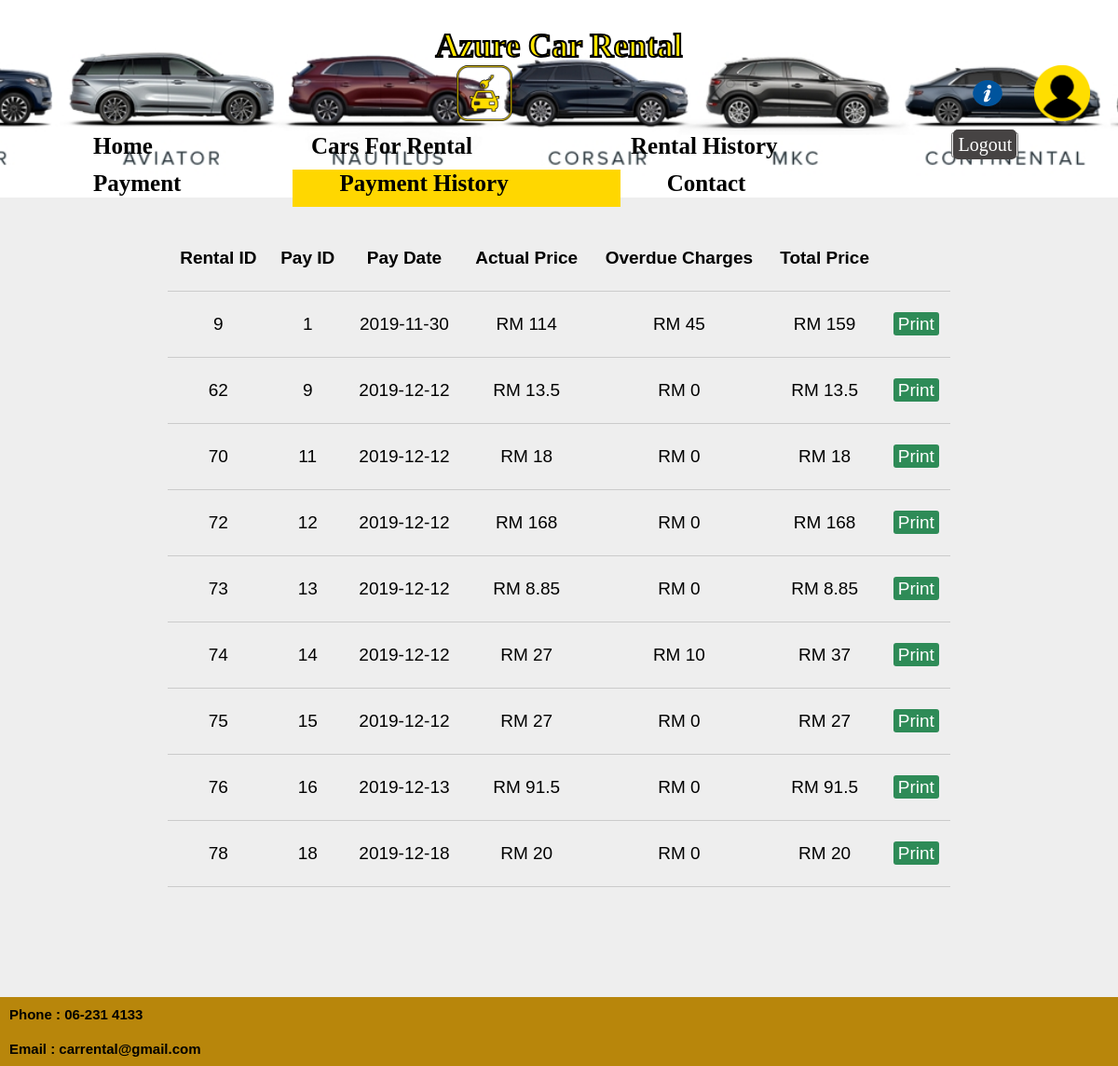
Page /PaymentHistory.php (signed in) on the committed database.
### tables this page shows
CREATE TABLE `payment` (
  `pay_id` int(11) NOT NULL,
  `pay_date` date NOT NULL,
  `actual_price` double NOT NULL,
  `overdue_charge` double NOT NULL,
  `total_price` double NOT NULL,
  `rental_id` int(11) NOT NULL,
  `receipt` blob NOT NULL
);

### PaymentHistory.php (the view, shortened to what this page needs)
<?php
    require "Config.php";
if(isset($_POST['search']))
{
    $valueToSearch = $_POST['valueToSearch'];
    $query = "SELECT * FROM `payment` WHERE CONCAT(`pay_id`, `pay_date`, `rental_id`) LIKE '%".$valueToSearch."%'";
    $search_result = filterTable($query);
}
 else {
    $query = "SELECT * FROM `payment`";
    $search_result = filterTable($query);
}
function filterTable($query)
{
    require "Config.php";
    $filter_Result = mysqli_query($conn, $query);
    return $filter_Result;
}
if($_SESSION["usertype"]=="Admin")
{
?>
<!DOCTYPE html>
<html lang="en">
<head><link rel="icon" href="img/car.ico">
    <meta charset="UTF-8">
    <link rel="stylesheet" type="text/css" href="style.css">
</head>
<body>
<header>
<h1>Azure Car Rental</h1>
<a href="index.php">
        <img src="img/logo.png" alt="logo">
    </a>
    <nav>
    <div class="wrapper">
        <ul>
            <li><a href="index.php">Home</a></li>
            <li><a href="CarAdmin.php">Cars For Rental</a></li>
			<li><a href="RentalHistory.php">Rental History</a></li>
            <li class="active"><a href="PaymentHistory.php">Payment History</a></li>
            <li><a href="Contact.php">Contact</a></li>
            <button><a href="Logout.php">Logout</a></button>
        </ul>
    </div>
	</nav>
</header>
</body>
</html>
<!DOCTYPE html>
<html>
<head>
	<title>Payment History</title>
    <link rel="stylesheet" type="text/css" href="crud.css">
</head>
<body>
<form class="display" action="PaymentHistory.php" method="post">
<input type="text" name="valueToSearch" placeholder="Rental ID/Pay ID/Pay Date">
            <input type="submit" name="search" value="Filter"><br><br>
<table>
	<thead>
		<tr>
            <th>Rental ID</th>
            <th>Pay ID</th>
			<th>Pay Date</th>
			<th>Actual Price</th>
            <th>Overdue Charges (RM)</th>
            <th>Total Price (RM)</th>
		</tr>
	</thead>
	<?php while ($row = mysqli_fetch_array($search_result)): ?>
		<tr>
			<td><?php echo $row['rental_id']; ?></td>
			<td><?php echo $row['pay_id']; ?></td>
			<td><?php echo $row['pay_date']; ?></td>
			<td><?php echo $row['actual_price']; ?></td>
            <td><?php echo $row['overdue_charge']; ?></td>
			<td><?php echo $row['total_price']; ?></td>
		<td><div class="input-group">
		<a href="receipt/invoice-db.php?pay=<?php echo $row['pay_id']; ?>" class="rent_btn" >Print</a>
		</div></td>
	</form></tr>
	<?php endwhile; ?>
</table>
</form>
</body>
</html>
<?php }
else if($_SESSION["usertype"]=="Customer")
{
	$username = $_SESSION["username"];
	$sql="SELECT cust_id FROM customer WHERE users_id=(SELECT users_id FROM users WHERE username='$username')";
	if($result = mysqli_query($conn, $sql)){
    	if(mysqli_num_rows($result) > 0){
        	while($row = mysqli_fetch_array($result)){
            	$cust_id=$row['cust_id'];
        	}
    	}
	}
	$sql2 = "SELECT * FROM payment WHERE rental_id IN (SELECT rental_id FROM rental WHERE cust_id='$cust_id' AND status='Paid')";
    $result2 = mysqli_query($conn, $sql2); ?>
<!DOCTYPE html>
<html lang="en">
<head><link rel="icon" href="img/car.ico">
    <link rel="stylesheet" type="text/css" href="style.css">
</head>
<body>
<header>
<h1>Azure Car Rental</h1>
<a href="EditDetails.php">
    <img src="img/profile.png" alt="logo" style="float:right;">
</a>
<a href="info.php">
    <img src="img/info.png" alt="logo" style="float:right; width:100px;">
</a>
<a href="index.php">
        <img src="img/logo.png" alt="logo">
    </a>
    <nav>
    <div class="wrapper">
        <ul>
            <li><a href="index.php">Home</a></li>
            <li><a href="CarRental.php">Cars For Rental</a></li>
			<li><a href="RentalHistory.php">Rental History</a></li>
			<li><a href="Payment.php">Payment</a></li>
            <li class="active"><a href="PaymentHistory.php">Payment History</a></li>
            <li><a href="Contact.php">Contact</a></li>
            <button><a href="Logout.php">Logout</a></button>
        </ul>
    </div>
	</nav>
</header>
</body>
</html>
<!DOCTYPE html>
<html>
<head>
    <link rel="stylesheet" type="text/css" href="crud.css">
</head>
<body>
<table>
	<thead>
		<tr>
            <th>Rental ID</th>
            <th>Pay ID</th>
			<th>Pay Date</th>
			<th>Actual Price</th>
            <th>Overdue Charges</th>
            <th>Total Price</th>
		</tr>
	</thead>
	<?php while ($row = mysqli_fetch_array($result2)) { ?>
		<tr>
			<td><?php echo $row['rental_id']; ?></td>
			<td><?php echo $row['pay_id']; ?></td>
			<td><?php echo $row['pay_date']; ?></td>
			<td><?php echo 'RM '.$row['actual_price']; ?></td>
            <td><?php echo 'RM '.$row['overdue_charge']; ?></td>
			<td><?php echo 'RM '.$row['total_price']; ?></td>
		<td><div class="input-group">
		<a href="receipt/invoice-db.php?pay=<?php echo $row['pay_id']; ?>" class="rent_btn" >Print</a>
		</div></td>
	</form></tr>
	<?php } ?>
</table><br><br><br><br>
    <footer>
    <p>Phone : 06-231 4133 </p>
    <p>Email : carrental@gmail.com </p>
    </footer>
</body>
</html>
<?php }  ?>

### style.css (style rules this page uses)
* { margin: 0; padding: 0; }
header { padding: 30px; background-image: url("img/2.jpg"); height: 16%; background-position: center; background-repeat: no-repeat; background-size: cover; position: relative; font-size: 10px; text-align: center; }
header h1 { text-align: center; font-family: renegado; font-size: 35px; font-weight: bold; color: rgb(255, 230, 0); -webkit-text-stroke: 2px black; }
a img { width: 60px; height: 60px; padding-bottom: 10px; }
body { background-color: #eee; }
.wrapper { padding-right: 10px; }
nav { width: 100%; height: 40px; }
ul { margin-left: 20px; }
ul li { list-style: none; display: inline-block; float: left; line-height: 30px; }
ul li a { display: block; text-decoration: none; font-size: 25px; font-weight: bold; font-family: autobus; color: black; padding: 0px 120px 10px 50px; }
.active { background-color: gold; }
button a { border-radius: 5px; padding: 5px 5px; text-align: center; text-decoration: none; background-color: rgb(70, 67, 67); color: white; font-family: 'Franklin Gothic Medium'; font-size: 20px; }
p { padding: 10px; font-size: 15px; font-family: arial; font-weight: bold; }
table { width: 60%; margin: auto; border-collapse: collapse; text-align: center; }
tr { border-bottom: 1px solid #cbcbcb; }
footer { background-color: darkgoldenrod; }

### crud.css (style rules this page uses)
body { font-size: 19px; }
table { width: 70%; margin: 30px auto; border-collapse: collapse; text-align: left; }
tr { border-bottom: 1px solid #cbcbcb; }
img { width : 150px; height: 130px; }
th, td { height: 50px; padding: 10px; text-align: center; font-family: arial; }
.input-group { margin: 10px 0px 10px 0px; }
.rent_btn { text-decoration: none; padding: 2px 5px; background: #2E8B57; color: white; border-radius: 3px; }

### rows in the picture
payment: rental "9", pay_id "1", pay_date "2019-11-30", actual_price "114", overdue_charge "45", total_price "159"
payment: rental "62", pay_id "9", pay_date "2019-12-12", actual_price "13.5", overdue_charge "0", total_price "13.5"
payment: rental "70", pay_id "11", pay_date "2019-12-12", actual_price "18", overdue_charge "0", total_price "18"
payment: rental "72", pay_id "12", pay_date "2019-12-12", actual_price "168", overdue_charge "0", total_price "168"
payment: rental "73", pay_id "13", pay_date "2019-12-12", actual_price "8.85", overdue_charge "0", total_price "8.85"
payment: rental "74", pay_id "14", pay_date "2019-12-12", actual_price "27", overdue_charge "10", total_price "37"
payment: rental "75", pay_id "15", pay_date "2019-12-12", actual_price "27", overdue_charge "0", total_price "27"
payment: rental "76", pay_id "16", pay_date "2019-12-13", actual_price "91.5", overdue_charge "0", total_price "91.5"
payment: rental "78", pay_id "18", pay_date "2019-12-18", actual_price "20", overdue_charge "0", total_price "20"
